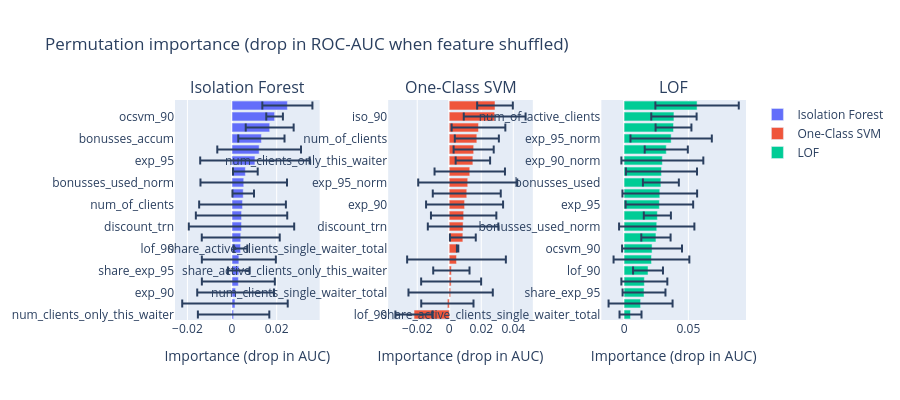

The notebook cell this image was saved under:
### Code cell
# Plot permutation importance (horizontal bar, one subplot per model)
fig = make_subplots(rows=1, cols=3, subplot_titles=list(perm_results.keys()), horizontal_spacing=0.12)
for col, (model_name, df_perm) in enumerate(perm_results.items(), start=1):
    df_perm = df_perm.sort_values("importance_mean", ascending=True)  # top at top
    fig.add_trace(
        go.Bar(
            y=df_perm["feature"],
            x=df_perm["importance_mean"],
            error_x=dict(type="data", array=df_perm["importance_std"]),
            orientation="h",
            name=model_name,
        ),
        row=1, col=col,
    )
fig.update_layout(height=max(400, len(feature_names) * 12), title_text="Permutation importance (drop in ROC-AUC when feature shuffled)")
fig.update_xaxes(title_text="Importance (drop in AUC)", row=1, col=1)
fig.update_xaxes(title_text="Importance (drop in AUC)", row=1, col=2)
fig.update_xaxes(title_text="Importance (drop in AUC)", row=1, col=3)
fig.show()

### Figure 1 — Plotly figure (JSON) as saved in the notebook; plotly's stock layout.template omitted (floating-point values rounded to 4 significant figures)
{"data": [{"error_x": {"array": [0.01601, 0.02364, 0.01719, 0.01635, 0.004868, 0.01659, 0.003059, 0.01747, 0.02362, 0.02049, 0.01944, 0.004829, 0.01939, 0.005542, 0.02453, 0.01876, 0.01037, 0.01074, 0.00373, 0.01123], "type": "data"}, "name": "Isolation Forest", "orientation": "h", "type": "bar", "x": [0.0006894, 0.001311, 0.001586, 0.00282, 0.003018, 0.003047, 0.003804, 0.003895, 0.004233, 0.004252, 0.004695, 0.005004, 0.00524, 0.005958, 0.01025, 0.01214, 0.01315, 0.01687, 0.01907, 0.0248], "xaxis": "x", "y": ["num_clients_only_this_waiter", "num_of_trn", "exp_90", "num_active_clients_only_this_waiter", "share_exp_95", "exp_90_norm", "lof_90", "num_of_active_clients", "discount_trn", "num_clients_single_waiter_total", "num_of_clients", "share_active_clients_single_waiter_total", "bonusses_used_norm", "share_active_clients_only_this_waiter", "exp_95", "bonusses_used", "bonusses_accum", "exp_95_norm", "ocsvm_90", "iso_90"], "yaxis": "y"}, {"error_x": {"array": [0.01165, 0.01632, 0.02633, 0.01873, 0.01133, 0.03083, 0.0004409, 0.008068, 0.02202, 0.02042, 0.02405, 0.02123, 0.03093, 0.02199, 0.01076, 0.01253, 0.01376, 0.01677, 0.01931, 0.01114], "type": "data"}, "name": "One-Class SVM", "orientation": "h", "type": "bar", "x": [-0.02198, -0.001171, 0.0008677, 0.001181, 0.001321, 0.004531, 0.005221, 0.008499, 0.008639, 0.008995, 0.009574, 0.01094, 0.01155, 0.0128, 0.01476, 0.01524, 0.01722, 0.01826, 0.02837, 0.02857], "xaxis": "x2", "y": ["lof_90", "bonusses_used_norm", "num_clients_single_waiter_total", "ocsvm_90", "share_active_clients_only_this_waiter", "exp_90_norm", "share_active_clients_single_waiter_total", "num_active_clients_only_this_waiter", "discount_trn", "num_of_trn", "exp_90", "share_exp_95", "exp_95_norm", "exp_95", "num_clients_only_this_waiter", "bonusses_used", "num_of_clients", "num_of_active_clients", "iso_90", "bonusses_accum"], "yaxis": "y2"}, {"error_x": {"array": [0.008547, 0.02489, 0.01668, 0.01788, 0.01163, 0.02947, 0.0233, 0.01139, 0.02929, 0.01054, 0.02628, 0.02905, 0.01398, 0.02765, 0.03188, 0.01676, 0.03164, 0.01394, 0.01764, 0.03243], "type": "data"}, "name": "LOF", "orientation": "h", "type": "bar", "x": [0.004994, 0.01282, 0.0155, 0.01575, 0.01861, 0.02128, 0.02175, 0.02478, 0.02539, 0.02587, 0.02745, 0.02776, 0.02862, 0.02906, 0.02976, 0.0328, 0.0366, 0.03843, 0.03877, 0.05677], "xaxis": "x3", "y": ["share_active_clients_single_waiter_total", "num_clients_single_waiter_total", "share_exp_95", "share_active_clients_only_this_waiter", "lof_90", "discount_trn", "ocsvm_90", "num_clients_only_this_waiter", "bonusses_used_norm", "num_active_clients_only_this_waiter", "exp_95", "exp_90", "bonusses_used", "num_of_trn", "exp_90_norm", "num_of_clients", "exp_95_norm", "bonusses_accum", "num_of_active_clients", "iso_90"], "yaxis": "y3"}], "layout": {"annotations": [{"font": {"size": 16}, "showarrow": false, "text": "Isolation Forest", "x": 0.1267, "xanchor": "center", "xref": "paper", "y": 1, "yanchor": "bottom", "yref": "paper"}, {"font": {"size": 16}, "showarrow": false, "text": "One-Class SVM", "x": 0.5, "xanchor": "center", "xref": "paper", "y": 1, "yanchor": "bottom", "yref": "paper"}, {"font": {"size": 16}, "showarrow": false, "text": "LOF", "x": 0.8733, "xanchor": "center", "xref": "paper", "y": 1, "yanchor": "bottom", "yref": "paper"}], "height": 400, "title": {"text": "Permutation importance (drop in ROC-AUC when feature shuffled)"}, "xaxis": {"anchor": "y", "domain": [0, 0.2533], "title": {"text": "Importance (drop in AUC)"}}, "xaxis2": {"anchor": "y2", "domain": [0.3733, 0.6267], "title": {"text": "Importance (drop in AUC)"}}, "xaxis3": {"anchor": "y3", "domain": [0.7467, 1], "title": {"text": "Importance (drop in AUC)"}}, "yaxis": {"anchor": "x", "domain": [0, 1]}, "yaxis2": {"anchor": "x2", "domain": [0, 1]}, "yaxis3": {"anchor": "x3", "domain": [0, 1]}}}
